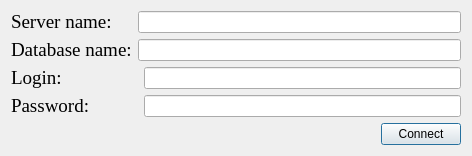
<?xml version="1.0" encoding="UTF-8"?>
<ui version="4.0">
 <class>WriteServer</class>
 <widget class="QDialog" name="WriteServer">
  <property name="geometry">
   <rect>
    <x>0</x>
    <y>0</y>
    <width>472</width>
    <height>154</height>
   </rect>
  </property>
  <property name="windowTitle">
   <string>Dialog</string>
  </property>
  <layout class="QGridLayout" name="gridLayout_2">
   <item row="0" column="0" colspan="2">
    <layout class="QGridLayout" name="gridLayout">
     <item row="0" column="1" colspan="2">
      <widget class="QLineEdit" name="lineEdit"/>
     </item>
     <item row="3" column="2">
      <widget class="QLineEdit" name="lineEdit_4"/>
     </item>
     <item row="3" column="0" colspan="2">
      <widget class="QLabel" name="label_4">
       <property name="font">
        <font>
         <family>Times New Roman</family>
         <pointsize>14</pointsize>
        </font>
       </property>
       <property name="text">
        <string>Password:</string>
       </property>
      </widget>
     </item>
     <item row="1" column="0">
      <widget class="QLabel" name="label_2">
       <property name="font">
        <font>
         <family>Times New Roman</family>
         <pointsize>14</pointsize>
        </font>
       </property>
       <property name="text">
        <string>Database name:</string>
       </property>
      </widget>
     </item>
     <item row="1" column="1" colspan="2">
      <widget class="QLineEdit" name="lineEdit_2"/>
     </item>
     <item row="2" column="2">
      <widget class="QLineEdit" name="lineEdit_3"/>
     </item>
     <item row="2" column="0" colspan="2">
      <widget class="QLabel" name="label_3">
       <property name="font">
        <font>
         <family>Times New Roman</family>
         <pointsize>14</pointsize>
        </font>
       </property>
       <property name="text">
        <string>Login:</string>
       </property>
      </widget>
     </item>
     <item row="0" column="0">
      <widget class="QLabel" name="label">
       <property name="font">
        <font>
         <family>Times New Roman</family>
         <pointsize>14</pointsize>
        </font>
       </property>
       <property name="text">
        <string>Server name:</string>
       </property>
      </widget>
     </item>
    </layout>
   </item>
   <item row="1" column="0">
    <spacer name="horizontalSpacer">
     <property name="orientation">
      <enum>Qt::Horizontal</enum>
     </property>
     <property name="sizeHint" stdset="0">
      <size>
       <width>370</width>
       <height>17</height>
      </size>
     </property>
    </spacer>
   </item>
   <item row="1" column="1">
    <widget class="QPushButton" name="pushButton">
     <property name="text">
      <string>Connect</string>
     </property>
    </widget>
   </item>
  </layout>
 </widget>
 <resources/>
 <connections/>
</ui>
